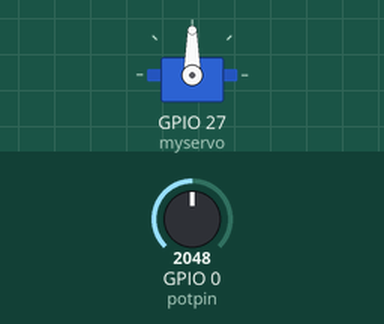
Simulated run of this program. Board: ESP32. Parts: servo. Inputs (shaded band) come from the test bench; at power-on: GPIO 0 (potpin) = 2048.

Above: at 1.2 s.
1.3 s: GPIO 0 (potpin) set to 2866
At 1.8 s:
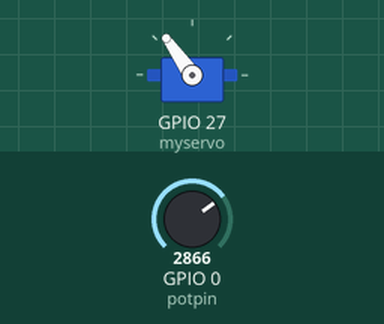
2.8 s: GPIO 0 (potpin) set to 3603
At 3.4 s:
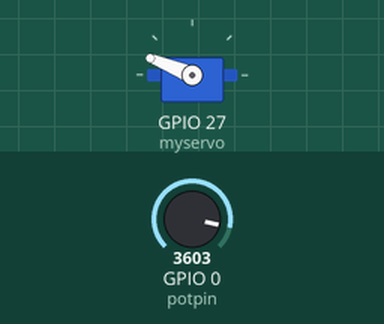
4.3 s: GPIO 0 (potpin) set to 4095
At 5.5 s:
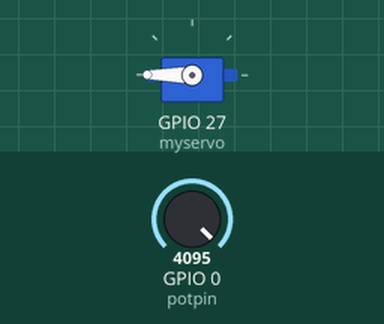
5.8 s: GPIO 0 (potpin) set to 1228
At 6.8 s:
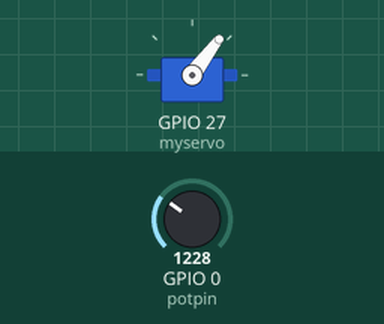
7.3 s: GPIO 0 (potpin) set to 491
At 7.9 s:
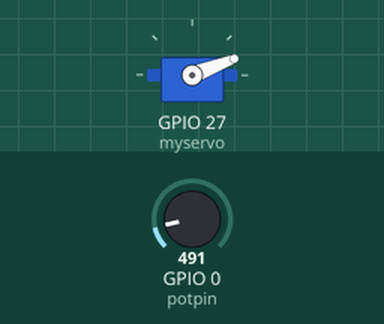
Timing chart, 0 to 9.8 s (numbered marks = the images above; inputs shaded):
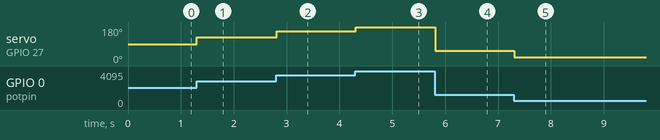

Measured:
- after the input at 1.3 s, servo on GPIO 27 (myservo): 90° → 125° at once
- after the input at 2.8 s, servo on GPIO 27 (myservo): 125° → 158° at once
- after the input at 4.3 s, servo on GPIO 27 (myservo): 158° → 180° at once
- after the input at 5.8 s, servo on GPIO 27 (myservo): 180° → 53° at once
- after the input at 7.3 s, servo on GPIO 27 (myservo): 53° → 21° at once

The program:

main.cpp
```cpp
/*
 Controlling a servo position using a potentiometer (variable resistor)
 by Michal Rinott <http://people.interaction-ivrea.it/m.rinott>

 modified on 8 Nov 2013
 by Scott Fitzgerald
 http://www.arduino.cc/en/Tutorial/Knob
*/
#include <Arduino.h>
#include <ESP32Servo.h>

Servo myservo;  // create servo object to control a servo

#define potpin  0  // analog pin used to connect the potentiometer

//declaration des variables
int val;    // variable to read the value from the analog pin

void setup() {
  Serial.begin(115200);
  myservo.attach(27);  // attaches the servo on pin 9 to the servo object
}

void loop() {
  val = analogRead(potpin);           // reads the value of the potentiometer (value between 0 and 4095)
  val = map(val, 0, 4095, 0, 180);     // scale it to use it with the servo (value between 0 and 180)
  myservo.write(val);                  // sets the servo position according to the scaled value
  delay(15);                           // waits for the servo to get there
}
```
